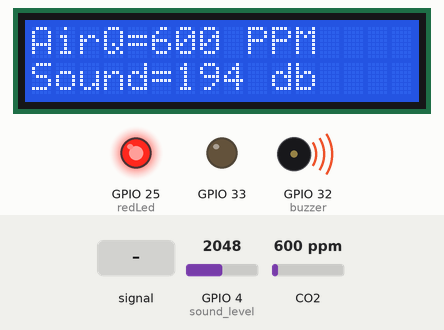
Simulated run of this sketch. Board: ESP32. On the bench: 16×2 character LCD, output pins drawn as LEDs (lit = HIGH), buzzer (waves = sounding, pin HIGH). Inputs (shaded band) come from the test bench; at power-on: GPIO 4 (sound_level) = 2048, CO2 600 ppm. What the sketch prints to the serial monitor is not drawn.

Above: at 1.2 s.
1.3 s: GPIO 4 (sound_level) fed a 200 Hz sine of ±1842 counts around its level
At 2.9 s:
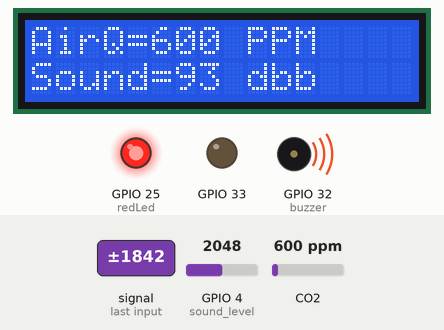
4.7 s: GPIO 4 (sound_level) set to 1043
At 6.0 s:
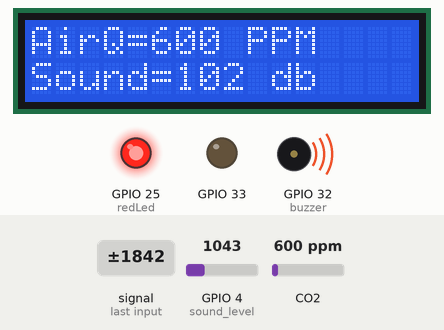
6.7 s: GPIO 4 (sound_level) set to 953
At 7.6 s:
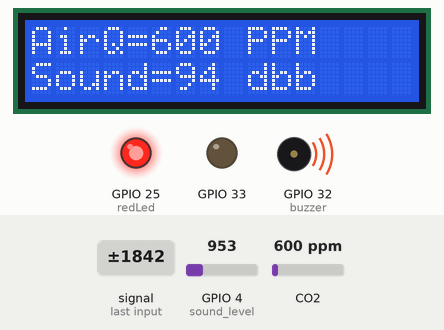
8.8 s: GPIO 4 (sound_level) set to 25
At 10.5 s:
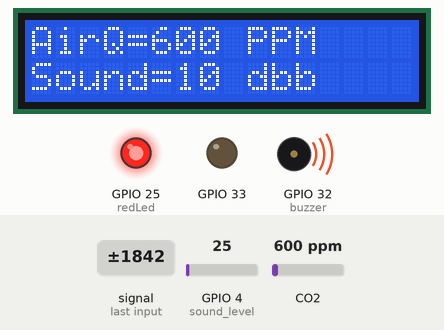
10.9 s: GPIO 4 (sound_level) set to 20
At 12.3 s:
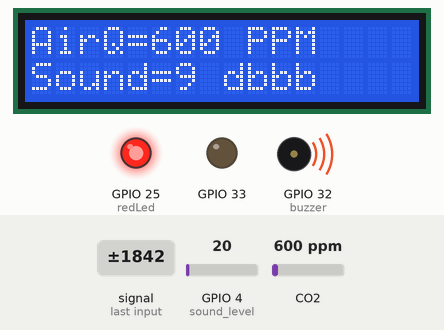
12.9 s: CO2 set to 452 ppm
At 14.0 s:
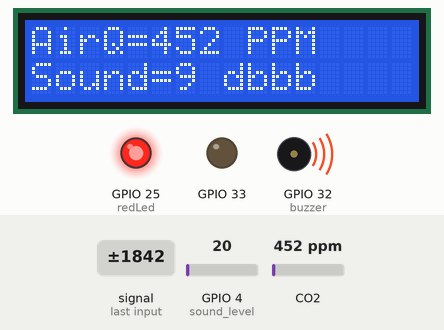
Timing chart, 0 to 15.9 s (numbered marks = the images above; inputs shaded):
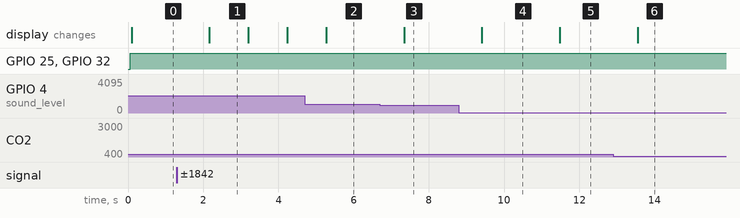

Measured:
- the behaviour switches between 1012 and 1011 on GPIO 4 (sound_level) (found by bisection; images 2 and 3)
- the behaviour switches between 22 and 21 on GPIO 4 (sound_level) (found by bisection; images 4 and 5)
- after the input at 1.3 s, the display: changes after 0.87 s (image 1)
- after the input at 6.7 s, the display: changes after 0.64 s (image 3)
- after the input at 8.8 s, the display: changes after 0.61 s (image 4)
- after the input at 10.9 s, the display: changes after 0.58 s (image 5)
- after the input at 12.9 s, the display: changes after 0.65 s (image 6)

The sketch:

air_sound.ino
```cpp
#include <MQ135.h>
#include<LiquidCrystal.h>
#include "WiFi.h"
#include <WiFiClient.h>

const char* server = "api.thingspeak.com";
String apiKey ="0MKK8I4KZ1310HK4";
const char* ssid= "Satyam";
const char*  password= "parmanand";

LiquidCrystal lcd(23, 22, 5, 18, 19, 21);
const int ANALOGPIN =2;
const int redLed=25;
const int greenLed=33;
const int buzzer=32;
 MQ135 gasSensor = MQ135(ANALOGPIN);
void setup()
{


  pinMode(4, INPUT); //sound level
  pinMode(2, INPUT); // pin 2 read from GAS MQ135
  pinMode(25, OUTPUT);
  pinMode(32, OUTPUT);
  pinMode(33, OUTPUT);
  lcd.begin(16, 2);
 Serial.begin(9600);

//  WiFi.begin(ssid, password);
//
//  while (WiFi.status() != WL_CONNECTED) {
//    delay(500);
//    Serial.println("Connecting to WiFi..");
//  }

 }

void loop(){

  int mq135=round(gasSensor.getPPM());  // reading from gas sensor
  int adc= analogRead(4);       //reading from sound sensor
 int sound = round((adc+83.2073)/11.003);
Serial.print("AirQuality=");
Serial.print(mq135, DEC);  // prints the value read
Serial.println(" PPM");
lcd.setCursor(0,0);
lcd.print("AirQ=");
lcd.print(mq135, DEC);
lcd.print(" PPM");
lcd.setCursor(0,1);
lcd.print("Sound=");
lcd.print(sound, DEC);
lcd.print(" db");

if (mq135 < 140)
  {
    digitalWrite(redLed, LOW);
    digitalWrite(buzzer, LOW);


    Serial.print("AirQuality=");
      Serial.print(mq135, DEC);  // prints the value read
      Serial.println(" PPM(Normal Air Quality)");

  }
  else if(mq135>=140 && mq135<300)
  {
   digitalWrite(redLed, LOW);
    digitalWrite(buzzer, LOW);
    Serial.print("AirQuality=");
      Serial.print(mq135, DEC);  // prints the value read
      Serial.println(" PPM(Unhealthy Air Quality)");

  }
  else
  {
    digitalWrite(redLed, HIGH);
    digitalWrite(buzzer, HIGH);
     Serial.print("AirQuality=");

      Serial.print(mq135, DEC);  // prints the value read
      Serial.println(" PPM(Bad Air Quality)");

  }
if(sound>70)
{
  Serial.print("SoundQuality=");

      Serial.print(sound, DEC);  // prints the value read
      Serial.println(" db (Noise level High)");
 }
else
{
  Serial.print("SoundQuality=");

      Serial.print(sound, DEC);  // prints the value read
      Serial.println(" db (Noise level Normal)");
 }
//sendTS(mq135);
delay(1000);    // wait 1000ms for next reading
}

void sendTS(int temp)
{
   WiFiClient client;

   if (client.connect(server, 80)) { // use ip 184.106.153.149 or api.thingspeak.com
   //Serial.println("WiFi Client connected ");

   String postStr = apiKey;
   postStr += "&field1=";
   postStr += String(temp);
   postStr += "\r\n\r\n";

   client.print("POST /update HTTP/1.1\n");
   client.print("Host: api.thingspeak.com\n");
   client.print("Connection: close\n");
   client.print("X-THINGSPEAKAPIKEY: " + apiKey + "\n");
   client.print("Content-Type: application/x-www-form-urlencoded\n");
   client.print("Content-Length: ");
   client.print(postStr.length());
   client.print("\n\n");
   client.print(postStr);
   delay(1000);

   }//end if

 client.stop();
}
```
